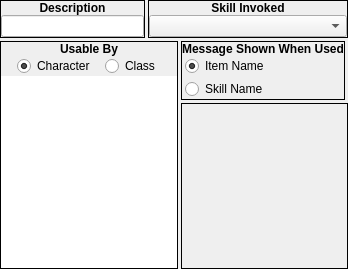
       <widget class="QWidget" name="wSkillScroll">
        <layout class="QVBoxLayout" name="verticalLayout_9">
         <property name="spacing">
          <number>3</number>
         </property>
         <property name="margin">
          <number>0</number>
         </property>
         <item>
          <layout class="QHBoxLayout" name="horizontalLayout_112">
           <property name="spacing">
            <number>3</number>
           </property>
           <item>
            <widget class="QFrame" name="frame_128">
             <property name="sizePolicy">
              <sizepolicy hsizetype="Preferred" vsizetype="Fixed">
               <horstretch>0</horstretch>
               <verstretch>0</verstretch>
              </sizepolicy>
             </property>
             <property name="focusPolicy">
              <enum>Qt::ClickFocus</enum>
             </property>
             <property name="frameShape">
              <enum>QFrame::Box</enum>
             </property>
             <property name="frameShadow">
              <enum>QFrame::Plain</enum>
             </property>
             <layout class="QVBoxLayout" name="verticalLayout_243">
              <property name="spacing">
               <number>0</number>
              </property>
              <property name="margin">
               <number>0</number>
              </property>
              <item>
               <widget class="QLabel" name="label_189">
                <property name="sizePolicy">
                 <sizepolicy hsizetype="Preferred" vsizetype="Fixed">
                  <horstretch>0</horstretch>
                  <verstretch>0</verstretch>
                 </sizepolicy>
                </property>
                <property name="font">
                 <font>
                  <weight>75</weight>
                  <bold>true</bold>
                 </font>
                </property>
                <property name="focusPolicy">
                 <enum>Qt::ClickFocus</enum>
                </property>
                <property name="text">
                 <string>Description</string>
                </property>
                <property name="alignment">
                 <set>Qt::AlignCenter</set>
                </property>
               </widget>
              </item>
              <item>
               <widget class="QWidget" name="widget_144" native="true">
                <property name="focusPolicy">
                 <enum>Qt::ClickFocus</enum>
                </property>
                <layout class="QVBoxLayout" name="verticalLayout_244">
                 <property name="spacing">
                  <number>0</number>
                 </property>
                 <property name="margin">
                  <number>0</number>
                 </property>
                 <item>
                  <widget class="QLineEdit" name="skillScroll_leDescription">
                   <property name="focusPolicy">
                    <enum>Qt::ClickFocus</enum>
                   </property>
                   <property name="maxLength">
                    <number>64</number>
                   </property>
                  </widget>
                 </item>
                </layout>
               </widget>
              </item>
             </layout>
            </widget>
           </item>
           <item>
            <widget class="QFrame" name="frame_129">
             <property name="sizePolicy">
              <sizepolicy hsizetype="Expanding" vsizetype="Fixed">
               <horstretch>0</horstretch>
               <verstretch>0</verstretch>
              </sizepolicy>
             </property>
             <property name="minimumSize">
              <size>
               <width>200</width>
               <height>38</height>
              </size>
             </property>
             <property name="maximumSize">
              <size>
               <width>200</width>
               <height>38</height>
              </size>
             </property>
             <property name="focusPolicy">
              <enum>Qt::ClickFocus</enum>
             </property>
             <property name="frameShape">
              <enum>QFrame::Box</enum>
             </property>
             <property name="frameShadow">
              <enum>QFrame::Plain</enum>
             </property>
             <layout class="QVBoxLayout" name="verticalLayout_245">
              <property name="spacing">
               <number>0</number>
              </property>
              <property name="margin">
               <number>0</number>
              </property>
              <item>
               <widget class="QLabel" name="label_190">
                <property name="sizePolicy">
                 <sizepolicy hsizetype="Preferred" vsizetype="Fixed">
                  <horstretch>0</horstretch>
                  <verstretch>0</verstretch>
                 </sizepolicy>
                </property>
                <property name="font">
                 <font>
                  <weight>75</weight>
                  <bold>true</bold>
                 </font>
                </property>
                <property name="focusPolicy">
                 <enum>Qt::ClickFocus</enum>
                </property>
                <property name="text">
                 <string>Skill Invoked</string>
                </property>
                <property name="alignment">
                 <set>Qt::AlignCenter</set>
                </property>
               </widget>
              </item>
              <item>
               <widget class="QWidget" name="widget_145" native="true">
                <property name="focusPolicy">
                 <enum>Qt::ClickFocus</enum>
                </property>
                <layout class="QHBoxLayout" name="horizontalLayout_113">
                 <property name="spacing">
                  <number>0</number>
                 </property>
                 <property name="margin">
                  <number>0</number>
                 </property>
                 <item>
                  <widget class="QComboBox" name="skillScroll_cboxSkillInvoked">
                   <property name="focusPolicy">
                    <enum>Qt::ClickFocus</enum>
                   </property>
                  </widget>
                 </item>
                </layout>
               </widget>
              </item>
             </layout>
            </widget>
           </item>
          </layout>
         </item>
         <item>
          <layout class="QHBoxLayout" name="horizontalLayout_116">
           <property name="spacing">
            <number>3</number>
           </property>
           <item>
            <widget class="QFrame" name="frame_130">
             <property name="sizePolicy">
              <sizepolicy hsizetype="Fixed" vsizetype="Expanding">
               <horstretch>0</horstretch>
               <verstretch>0</verstretch>
              </sizepolicy>
             </property>
             <property name="focusPolicy">
              <enum>Qt::ClickFocus</enum>
             </property>
             <property name="frameShape">
              <enum>QFrame::Box</enum>
             </property>
             <property name="frameShadow">
              <enum>QFrame::Plain</enum>
             </property>
             <layout class="QVBoxLayout" name="verticalLayout_246">
              <property name="spacing">
               <number>0</number>
              </property>
              <property name="margin">
               <number>0</number>
              </property>
              <item>
               <widget class="QLabel" name="label_191">
                <property name="sizePolicy">
                 <sizepolicy hsizetype="Preferred" vsizetype="Fixed">
                  <horstretch>0</horstretch>
                  <verstretch>0</verstretch>
                 </sizepolicy>
                </property>
                <property name="font">
                 <font>
                  <weight>75</weight>
                  <bold>true</bold>
                 </font>
                </property>
                <property name="focusPolicy">
                 <enum>Qt::ClickFocus</enum>
                </property>
                <property name="text">
                 <string>Usable By</string>
                </property>
                <property name="alignment">
                 <set>Qt::AlignCenter</set>
                </property>
               </widget>
              </item>
              <item>
               <widget class="QWidget" name="widget_146" native="true">
                <property name="focusPolicy">
                 <enum>Qt::ClickFocus</enum>
                </property>
                <layout class="QVBoxLayout" name="verticalLayout_247">
                 <property name="spacing">
                  <number>0</number>
                 </property>
                 <property name="margin">
                  <number>0</number>
                 </property>
                 <item>
                  <widget class="QWidget" name="widget_147" native="true">
                   <property name="sizePolicy">
                    <sizepolicy hsizetype="Preferred" vsizetype="Fixed">
                     <horstretch>0</horstretch>
                     <verstretch>0</verstretch>
                    </sizepolicy>
                   </property>
                   <property name="focusPolicy">
                    <enum>Qt::ClickFocus</enum>
                   </property>
                   <layout class="QHBoxLayout" name="horizontalLayout_114">
                    <property name="spacing">
                     <number>0</number>
                    </property>
                    <property name="leftMargin">
                     <number>6</number>
                    </property>
                    <property name="topMargin">
                     <number>0</number>
                    </property>
                    <property name="rightMargin">
                     <number>6</number>
                    </property>
                    <property name="bottomMargin">
                     <number>0</number>
                    </property>
                    <item>
                     <widget class="QRadioButton" name="skillScroll_rbUsableByCharacter">
                      <property name="sizePolicy">
                       <sizepolicy hsizetype="Fixed" vsizetype="Fixed">
                        <horstretch>0</horstretch>
                        <verstretch>0</verstretch>
                       </sizepolicy>
                      </property>
                      <property name="focusPolicy">
                       <enum>Qt::ClickFocus</enum>
                      </property>
                      <property name="text">
                       <string>Character</string>
                      </property>
                      <property name="checked">
                       <bool>true</bool>
                      </property>
                     </widget>
                    </item>
                    <item>
                     <widget class="QRadioButton" name="skillScroll_rbUsableByClass">
                      <property name="sizePolicy">
                       <sizepolicy hsizetype="Fixed" vsizetype="Fixed">
                        <horstretch>0</horstretch>
                        <verstretch>0</verstretch>
                       </sizepolicy>
                      </property>
                      <property name="focusPolicy">
                       <enum>Qt::ClickFocus</enum>
                      </property>
                      <property name="text">
                       <string>Class</string>
                      </property>
                     </widget>
                    </item>
                   </layout>
                  </widget>
                 </item>
                 <item>
                  <widget class="QTableWidget" name="skillScroll_twCharacterClassList">
                   <property name="sizePolicy">
                    <sizepolicy hsizetype="Fixed" vsizetype="Preferred">
                     <horstretch>0</horstretch>
                     <verstretch>0</verstretch>
                    </sizepolicy>
                   </property>
                   <property name="minimumSize">
                    <size>
                     <width>176</width>
                     <height>0</height>
                    </size>
                   </property>
                   <property name="maximumSize">
                    <size>
                     <width>176</width>
                     <height>16777215</height>
                    </size>
                   </property>
                   <property name="focusPolicy">
                    <enum>Qt::ClickFocus</enum>
                   </property>
                   <property name="frameShape">
                    <enum>QFrame::NoFrame</enum>
                   </property>
                   <property name="horizontalScrollBarPolicy">
                    <enum>Qt::ScrollBarAlwaysOff</enum>
                   </property>
                   <property name="editTriggers">
                    <set>QAbstractItemView::NoEditTriggers</set>
                   </property>
                   <property name="tabKeyNavigation">
                    <bool>false</bool>
                   </property>
                   <property name="selectionMode">
                    <enum>QAbstractItemView::NoSelection</enum>
                   </property>
                   <property name="verticalScrollMode">
                    <enum>QAbstractItemView::ScrollPerPixel</enum>
                   </property>
                   <property name="horizontalScrollMode">
                    <enum>QAbstractItemView::ScrollPerPixel</enum>
                   </property>
                   <property name="showGrid">
                    <bool>false</bool>
                   </property>
                   <property name="wordWrap">
                    <bool>false</bool>
                   </property>
                   <property name="cornerButtonEnabled">
                    <bool>false</bool>
                   </property>
                   <attribute name="horizontalHeaderVisible">
                    <bool>false</bool>
                   </attribute>
                   <attribute name="horizontalHeaderStretchLastSection">
                    <bool>true</bool>
                   </attribute>
                   <attribute name="verticalHeaderVisible">
                    <bool>false</bool>
                   </attribute>
                   <column>
                    <property name="text">
                     <string>New Column</string>
                    </property>
                   </column>
                  </widget>
                 </item>
                </layout>
               </widget>
              </item>
             </layout>
            </widget>
           </item>
           <item>
            <layout class="QVBoxLayout" name="verticalLayout_250">
             <property name="spacing">
              <number>3</number>
             </property>
             <item>
              <layout class="QHBoxLayout" name="horizontalLayout_115">
               <property name="spacing">
                <number>3</number>
               </property>
               <item>
                <widget class="QFrame" name="frame_131">
                 <property name="sizePolicy">
                  <sizepolicy hsizetype="Fixed" vsizetype="Fixed">
                   <horstretch>0</horstretch>
                   <verstretch>0</verstretch>
                  </sizepolicy>
                 </property>
                 <property name="focusPolicy">
                  <enum>Qt::ClickFocus</enum>
                 </property>
                 <property name="frameShape">
                  <enum>QFrame::Box</enum>
                 </property>
                 <property name="frameShadow">
                  <enum>QFrame::Plain</enum>
                 </property>
                 <layout class="QVBoxLayout" name="verticalLayout_248">
                  <property name="spacing">
                   <number>0</number>
                  </property>
                  <property name="margin">
                   <number>0</number>
                  </property>
                  <item>
                   <widget class="QLabel" name="label_192">
                    <property name="sizePolicy">
                     <sizepolicy hsizetype="Preferred" vsizetype="Fixed">
                      <horstretch>0</horstretch>
                      <verstretch>0</verstretch>
                     </sizepolicy>
                    </property>
                    <property name="font">
                     <font>
                      <weight>75</weight>
                      <bold>true</bold>
                     </font>
                    </property>
                    <property name="focusPolicy">
                     <enum>Qt::ClickFocus</enum>
                    </property>
                    <property name="text">
                     <string>Message Shown When Used</string>
                    </property>
                    <property name="alignment">
                     <set>Qt::AlignCenter</set>
                    </property>
                   </widget>
                  </item>
                  <item>
                   <widget class="QWidget" name="widget_148" native="true">
                    <property name="focusPolicy">
                     <enum>Qt::ClickFocus</enum>
                    </property>
                    <layout class="QVBoxLayout" name="verticalLayout_249">
                     <property name="spacing">
                      <number>3</number>
                     </property>
                     <property name="leftMargin">
                      <number>3</number>
                     </property>
                     <property name="topMargin">
                      <number>0</number>
                     </property>
                     <property name="rightMargin">
                      <number>0</number>
                     </property>
                     <property name="bottomMargin">
                      <number>0</number>
                     </property>
                     <item>
                      <widget class="QRadioButton" name="skillScroll_rbItemName">
                       <property name="focusPolicy">
                        <enum>Qt::ClickFocus</enum>
                       </property>
                       <property name="text">
                        <string>Item Name</string>
                       </property>
                       <property name="checked">
                        <bool>true</bool>
                       </property>
                      </widget>
                     </item>
                     <item>
                      <widget class="QRadioButton" name="skillScroll_rbSkillName">
                       <property name="focusPolicy">
                        <enum>Qt::ClickFocus</enum>
                       </property>
                       <property name="text">
                        <string>Skill Name</string>
                       </property>
                      </widget>
                     </item>
                    </layout>
                   </widget>
                  </item>
                 </layout>
                </widget>
               </item>
               <item>
                <widget class="QFrame" name="frame_133">
                 <property name="focusPolicy">
                  <enum>Qt::ClickFocus</enum>
                 </property>
                 <property name="frameShape">
                  <enum>QFrame::Box</enum>
                 </property>
                 <property name="frameShadow">
                  <enum>QFrame::Plain</enum>
                 </property>
                </widget>
               </item>
              </layout>
             </item>
             <item>
              <widget class="QFrame" name="frame_132">
               <property name="sizePolicy">
                <sizepolicy hsizetype="Preferred" vsizetype="Expanding">
                 <horstretch>0</horstretch>
                 <verstretch>0</verstretch>
                </sizepolicy>
               </property>
               <property name="focusPolicy">
                <enum>Qt::ClickFocus</enum>
               </property>
               <property name="frameShape">
                <enum>QFrame::Box</enum>
               </property>
               <property name="frameShadow">
                <enum>QFrame::Plain</enum>
               </property>
              </widget>
             </item>
            </layout>
           </item>
          </layout>
         </item>
        </layout>
       </widget>
